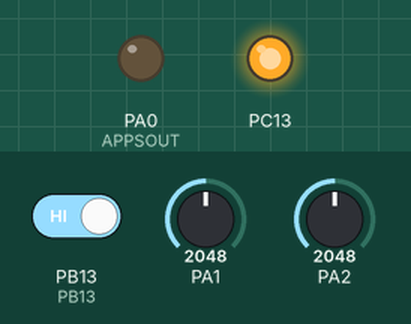
Simulated run of this sketch. Board: STM32 Blue Pill. On the bench: output pins drawn as LEDs (lit = HIGH). The inputs (shaded band) are chosen by the test bench; at power-on: PB13 HIGH, PA2 = 2048, PA1 = 2048. Storage starts empty; what the sketch prints to the serial monitor is not drawn.

Above: at 1.8 s.
1.9 s: PB13 driven LOW
At 2.4 s:
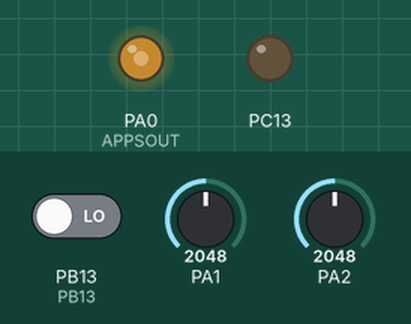
3.4 s: PA2 set to 1228
At 4.1 s:
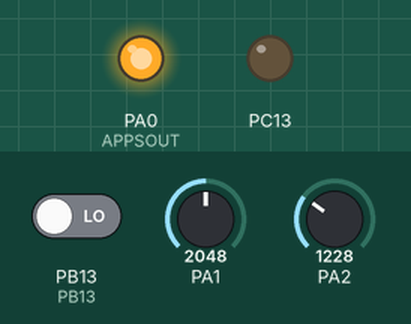
4.9 s: PA2 set to 2047
At 5.2 s:
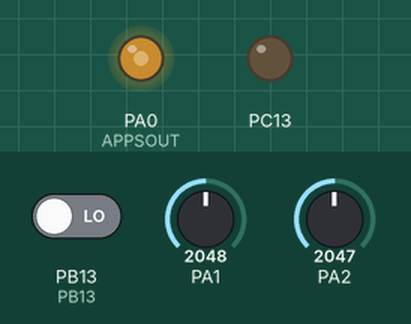
6.4 s: PA2 set to 491
At 7.6 s:
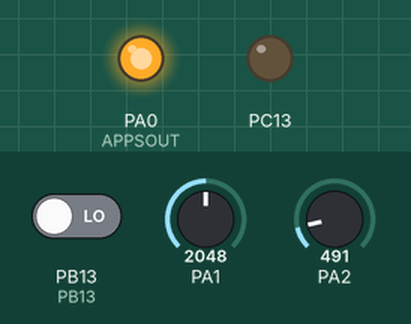
Timing chart, 0 to 8.9 s (numbered marks = the images above; inputs shaded):
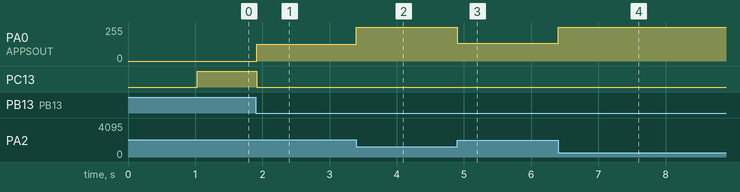

The sketch:

pedalEx.ino
```cpp
/*
map linear pot to rotary pot during calibration, then run checks to see if map fails

Pins:
PB13: calibration pin
PB14: run pin
PA04: CS
PA05: CLK
PA06: MISO
PA07: MOSI

*/

#include "Arduino.h"
#include <SPI.h>
#include "SdFat.h"
#include "pedal.h"
#include <libmaple/iwdg.h>

#define ROTARYPIN PA2
#define LINEARPIN PA1
#define APPSOUT PA0

/*
void blink();
short val;
bool sdStat;
Pedal ped;
*/
void setup() {

	void blink();
	short val;
	bool sdStat;
	Pedal ped;


	pinMode(PB13, INPUT);	//PB13: Calibration mode
	pinMode(PB14, INPUT);	//PB14: Run mode
	pinMode(PC13, OUTPUT);
	pinMode(APPSOUT, OUTPUT);	//set output pin
	Serial.begin(9600);
	while(!Serial){		//flash while waiting for serial
		digitalWrite(PC13, 1);
		delay(1000);
		digitalWrite(PC13, 0);
		delay(1000);
	}

	Serial.println("started!");

	SdFat card;
	SdFile datFile;

	sdStat = true;
	if (!card.begin(PA4, SD_SCK_MHZ(18))){
		Serial.println("error accessing SD card!");
		card.chvol();
		sdStat = false;
	}

	ped.setPins(ROTARYPIN, LINEARPIN);

	Serial.println("pedal pins set");

	if(!card.exists("/pedal.dat") && !digitalRead(PB13)) blink();	//if the file doesn't exist and calibration isn't happening, blink forever

	//begin and initialize pedal controller
	if(digitalRead(PB13)){
		Serial.println("calibrating");
		if(sdStat){
			if(!datFile.open("/pedal.dat", O_WRITE | O_CREAT)) blink();	//if the file can't be created for some reason, blink forever
			if(!ped.calibrate(PB13, datFile)){
				Serial.println("could not write to file!");
				blink();
			}
			datFile.close();
		}
		else {
			Serial.println("could not open file for writing");
			ped.calibrate(PB13);
		}
		Serial.println("done calib");
	}
	else{
		if(!datFile.open("/pedal.dat", O_READ)) blink();		//if the file can't be opened somehow, blink forever
		if(!ped.load(datFile)){
			Serial.println("could not load from file!");
			blink();
		}
		datFile.close();
	}


	//iwdg_init(IWDG_PRE_32, 10);	//init watchdog with value of ~8ms

	while(1){
		//reset watchdog
		//iwdg_feed();

		//continuously read and print pedal value
		val = ped.read();
		if(val == -1){
			Serial.print ("Pedal Read Error!");
			analogWrite(APPSOUT, 0);
		}
		else {
			Serial.println(val);
			analogWrite(APPSOUT, val);
		}

	}

}

void loop() {
	/*
		//reset watchdog
		iwdg_feed();

		//continuously read and print pedal value
		val = ped.read();
		if(val == -1){
			Serial.print ("Pedal Read Error!");
			analogWrite(APPSOUT, 0);
		}
		else {
			Serial.println(val);
			analogWrite(APPSOUT, val);
		}
	*/
}

void blink(){
	Serial.println("blinking forever");
	while(true){
		digitalWrite(PC13, 1);
		delay(500);
		digitalWrite(PC13, 0);
		delay(100);
	}
}
```

pedal.cpp
```cpp
/*
	Pedal.cpp : a library to control the pedal for an electric car
	maps linear pot to rotary pot during calibration, then run checks to see if map fails

	rotary pot: clarostat hrs100swab090
	linear pot: ???

	Chris Davies, sept 2018
*/

#include "Arduino.h"
#include <SPI.h>
#include "SdFat.h"
#include "pedal.h"

volatile bool errFlag;	//if the pedal has a read error > 100ms

void setErr(){
	errFlag = true;
}

Pedal::Pedal(){
	delay(1000);
	//value initialization
	mini = -1;
	maxi = 0;
	err = 0;
	dZone[0] = 20;
	dZone[1] = 20;
	for(unsigned int i = 0; i < 256; i++) potVal[i] = 0;

	//100ms timer for error
	Timer2.setMode(TIMER_CH1, TIMER_OUTPUTCOMPARE);
	Timer2.setPeriod(100000);	// 100Hz in microseconds
	Timer2.attachCompare1Interrupt(setErr);
	Timer2.pause();
}

Pedal::Pedal(int rotaryPin, int linearPin){
	Pedal();
	setPins(rotaryPin, linearPin);
}

void Pedal::setPins(int rotaryPin, int linearPin){
	rot = rotaryPin;
	lin = linearPin;

}

//returns true if error is within acceptable levels
inline bool Pedal::check(uint8_t rotVal, uint8_t linVal){
	return (potVal[rotVal] < linVal+err && potVal[rotVal] > linVal-err);
}

void Pedal::calibrate(int interPin){
	digitalWrite(PC13, 1);		//turn on LED while initializing
	uint8_t currVal, linVal;

	//reset errFlag and timer
	errFlag = false;
	Timer2.pause();
	Timer2.refresh();

	//initialize mini to current value
	mini = analogRead(rot) >> 4;

	//populate map with read values - exit on serial input or calibration flag dropping
	while(digitalRead(interPin)){
		//read values
		currVal = analogRead(rot)>>4;
		linVal = analogRead(lin)>>4;

		//store values
		potVal[currVal] = linVal;

	}

	//calculate min/max values and err values
	calcRange();

	Serial.print(mini); Serial.print(" = mini, maxi = "); Serial.println(maxi);
	Serial.println("Dump of potVal:");
	for(unsigned int i = 0; i < 256; i++){
		Serial.print(i); Serial.print(" : "); Serial.println(potVal[i]);
	}
	digitalWrite(PC13, 0);
}

inline void Pedal::calcRange(){
	uint8_t lini=255, laxi=0;	//linear pot min and max
	for(unsigned int i = 0; i < 256; i++){
		//set mini and maxi
		if(potVal[i]){
			if(mini > i) mini = i;
			else if(maxi < i) maxi = i;
			if(lini > potVal[i]) lini = potVal[i];
			else if(laxi < potVal[i]) laxi = potVal[i];
		}
	}

	//initialize error: error is 10% of the range between maxi and mini
	err = (laxi-lini)/10;
}

bool Pedal::calibrate(int interPin, SdFile outFile){
	calibrate(interPin);
	if(!outFile.isOpen()){
		return false;
	}
	outFile.rewind();
	if(outFile.write(potVal, 256) != 256 || !outFile.sync()) return false;
	return true;
}

bool Pedal::load(SdFile inFile){
	if(!inFile.isOpen()){
		return false;
	}
	inFile.rewind();
	if(inFile.read(potVal, 256) != 256) return false;

	//calculate range etc based on loaded data
	calcRange();

	return true;
}

short Pedal::read(){
	//read and store the values
	uint8_t currVal = analogRead(rot)>>4;
	uint8_t linVal = analogRead(lin)>>4;

	//if errFlag is set, return 0 and print err
	if(errFlag){
		return -1;
	}

	//check if there's an error
	//Serial.print(Timer2.getCount()); Serial.print(" ");
	if(check(currVal, linVal)){

		//disable timer if its running
		if(flag){
			Timer2.pause();
			Timer2.refresh();
		}
		//return pedal position, mapped between 0 and 255
		return constrain(map(currVal, mini+dZone[0], maxi-dZone[1], 0, 255), 0, 255);
	}

	//error
	else{
		Serial.print("err!");
		flag = true;
		Timer2.resume();
		return constrain(map(currVal, mini+dZone[0], maxi-dZone[1], 0, 255), 0, 255);
	}
}
```

pedal.h
```cpp
/*
	Pedal.cpp : a library to control the pedal for an electric car
	maps linear pot to rotary pot during calibration, then run checks to see if map fails

	rotary pot: clarostat hrs100swab090
	linear pot: ???

	Chris Davies, sept 2018
*/

#ifndef POTLIB
#define POTLIB

#include "Arduino.h"
#include <SPI.h>
#include "SdFat.h"

class Pedal{
	private:
		uint8_t potVal[256];		//the map between the values. Index is rotary, value is linear.
		int16_t mini, maxi, err;	//minimum, maximum, and error values for the rotary pot
		uint8_t dZone[2];			//the dead zone at the top/bottom of the pedal.
		bool flag;				//whether timer is running
		int rot, lin;					//the pins to test
		inline bool check(uint8_t, uint8_t);	//check if the uint8_t is ok
		inline void calcRange();	//calculate the error and max/min values for calibration

	public:
		Pedal();
		Pedal(int, int);
		void setPins(int, int);	//set input pins
		void calibrate(int);	//fill in potVal
		bool calibrate(int, SdFile);	//fill in potVal and save to SD
		bool load(SdFile);		//load values from file on SD card
		short read();			//test whether the values coorelate, and return throttle value (0-255)
};

#endif
```

Measured:
- after the input at 1.9 s, PA0 (APPSOUT): 0/255 → 127/255 at once; PC13: HIGH → LOW at once
- after the input at 3.4 s, PA0 (APPSOUT): 127/255 → 255/255 at once
- after the input at 4.9 s, PA0 (APPSOUT): 255/255 → 133/255 at once
- after the input at 6.4 s, PA0 (APPSOUT): 133/255 → 255/255 at once
